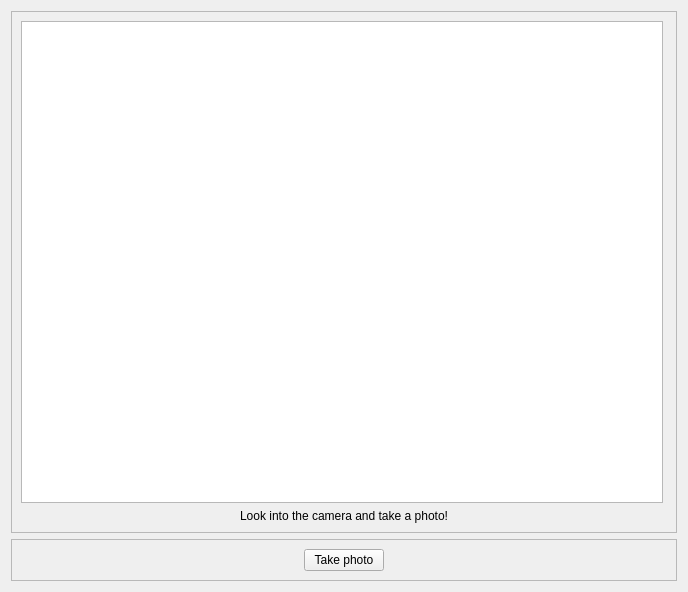
<?xml version="1.0" encoding="UTF-8"?>
<ui version="4.0">
 <class>view_camera</class>
 <widget class="QWidget" name="view_camera">
  <property name="geometry">
   <rect>
    <x>0</x>
    <y>0</y>
    <width>688</width>
    <height>592</height>
   </rect>
  </property>
  <property name="palette">
   <palette>
    <active>
     <colorrole role="LinkVisited">
      <brush brushstyle="SolidPattern">
       <color alpha="255">
        <red>85</red>
        <green>0</green>
        <blue>255</blue>
       </color>
      </brush>
     </colorrole>
    </active>
    <inactive>
     <colorrole role="LinkVisited">
      <brush brushstyle="SolidPattern">
       <color alpha="255">
        <red>255</red>
        <green>0</green>
        <blue>255</blue>
       </color>
      </brush>
     </colorrole>
    </inactive>
    <disabled>
     <colorrole role="LinkVisited">
      <brush brushstyle="SolidPattern">
       <color alpha="255">
        <red>255</red>
        <green>0</green>
        <blue>255</blue>
       </color>
      </brush>
     </colorrole>
    </disabled>
   </palette>
  </property>
  <property name="windowTitle">
   <string>Form</string>
  </property>
  <layout class="QVBoxLayout" name="verticalLayout">
   <item>
    <widget class="QFrame" name="frame">
     <property name="frameShape">
      <enum>QFrame::StyledPanel</enum>
     </property>
     <property name="frameShadow">
      <enum>QFrame::Raised</enum>
     </property>
     <layout class="QVBoxLayout" name="verticalLayout_3">
      <item>
       <widget class="QGraphicsView" name="graphics_view">
        <property name="minimumSize">
         <size>
          <width>642</width>
          <height>482</height>
         </size>
        </property>
        <property name="maximumSize">
         <size>
          <width>642</width>
          <height>482</height>
         </size>
        </property>
       </widget>
      </item>
      <item alignment="Qt::AlignHCenter">
       <widget class="QLabel" name="label">
        <property name="text">
         <string>Look into the camera and take a photo!</string>
        </property>
       </widget>
      </item>
     </layout>
    </widget>
   </item>
   <item>
    <widget class="QFrame" name="frame_2">
     <property name="frameShape">
      <enum>QFrame::StyledPanel</enum>
     </property>
     <property name="frameShadow">
      <enum>QFrame::Raised</enum>
     </property>
     <layout class="QHBoxLayout" name="horizontalLayout">
      <item>
       <widget class="QPushButton" name="btn_make_photo">
        <property name="maximumSize">
         <size>
          <width>80</width>
          <height>16777215</height>
         </size>
        </property>
        <property name="text">
         <string>Take photo</string>
        </property>
       </widget>
      </item>
     </layout>
    </widget>
   </item>
  </layout>
 </widget>
 <resources/>
 <connections/>
</ui>
